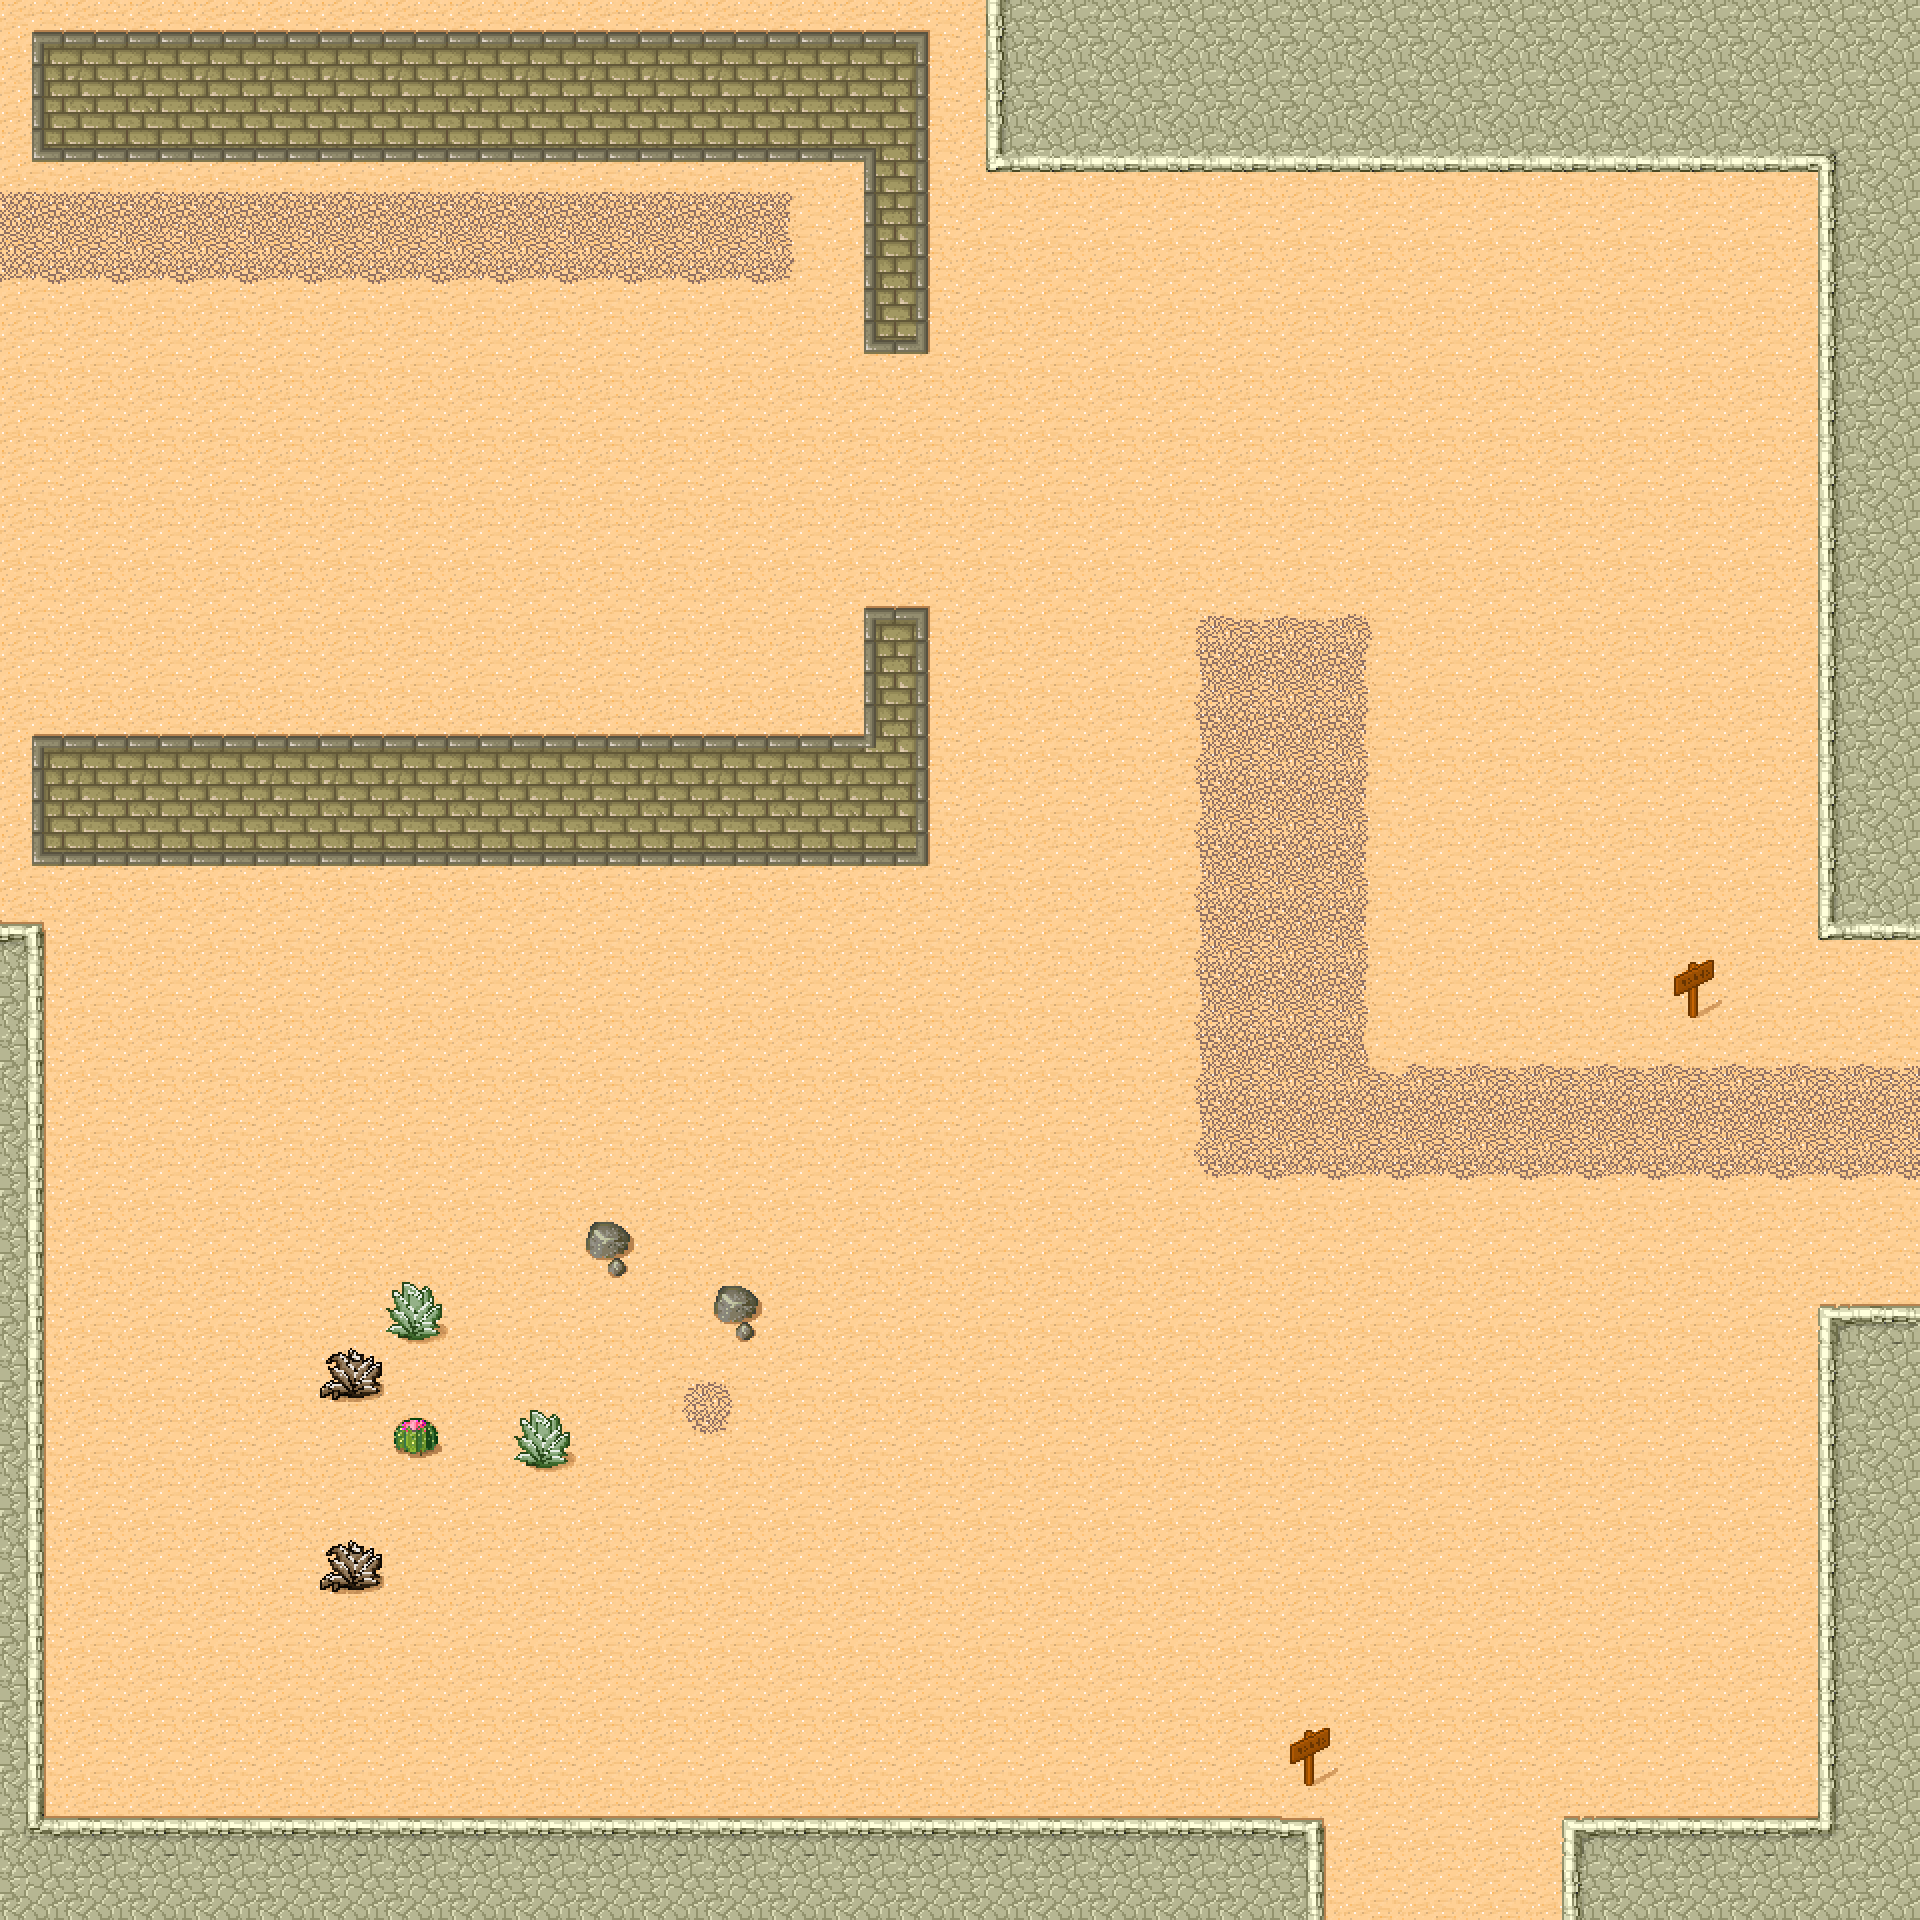

This is a level from a 2D game, rendered from its Tiled map with the project's own tilesets. A one-line summary and the map file follow, with tile-layer data summarised:
An orthogonal 30x30 tile map with 64x64 px tiles, 2 tile layers (Ground, Trees) and 22 objects.

<map version="1.10" tiledversion="2025.09.25" orientation="orthogonal" renderorder="right-down" width="30" height="30" tilewidth="64" tileheight="64" infinite="0" nextlayerid="6" nextobjectid="38">
 <editorsettings>
  <export target="area2.lua" format="lua" />
 </editorsettings>
 <tileset firstgid="1" name="tileset_area2" tilewidth="64" tileheight="64" spacing="2" margin="2" tilecount="48" columns="8">
  <image source="tileset_area2.png" trans="ff00ff" width="530" height="398" />
 </tileset>
 <layer id="1" name="Ground" width="30" height="30" locked="1">
  <data>[900 cells, 900 non-empty, 15 distinct tile ids]</data>
 </layer>
 <layer id="2" name="Trees" width="30" height="30" locked="1">
  <data>[900 cells, 255 non-empty, 23 distinct tile ids]</data>
 </layer>
 <objectgroup id="3" name="Walls">
  <object id="1" x="0" y="5.33333" width="960" height="186.667" />
  <object id="2" x="832" y="192" width="128" height="166.667" />
  <object id="3" x="0" y="768" width="960" height="128" />
  <object id="4" x="832" y="576" width="128" height="192" />
  <object id="5" x="576" y="1216" width="64" height="64" />
  <object id="6" x="704" y="1280" width="64" height="64" />
  <object id="7" x="384" y="1280" width="64" height="64" />
  <object id="8" x="320" y="1344" width="64" height="64" />
  <object id="9" x="384" y="1408" width="64" height="64" />
  <object id="10" x="512" y="1408" width="64" height="64" />
  <object id="11" x="320" y="1536" width="64" height="64" />
  <object id="24" x="1792" y="192" width="128" height="768" />
  <object id="25" x="1792" y="1280" width="128" height="640" />
  <object id="26" x="1536" y="1792" width="256" height="128" />
  <object id="27" x="0" y="1792" width="1344" height="128" />
  <object id="28" x="0" y="896" width="64" height="896" />
  <object id="37" x="960" y="0">
   <polygon points="0,0 0,192 64,256 256,256 320,192 704,192 768,256 832,256 832,192 960,192 960,0" />
  </object>
 </objectgroup>
 <objectgroup id="4" name="Portals" locked="1">
  <object id="29" x="0" y="192" width="64" height="512">
   <properties>
    <property name="spawn_x" type="float" value="400" />
    <property name="spawn_y" type="float" value="400" />
    <property name="target_map" value="assets/maps/level1/area1.lua" />
    <property name="type" value="portal" />
   </properties>
  </object>
  <object id="32" x="1344" y="1856" width="192" height="64">
   <properties>
    <property name="spawn_x" type="float" value="400" />
    <property name="spawn_y" type="float" value="400" />
    <property name="target_map" value="assets/maps/level1/area1.lua" />
    <property name="type" value="gameclear" />
   </properties>
  </object>
  <object id="33" x="1856" y="960" width="64" height="320">
   <properties>
    <property name="spawn_x" type="float" value="400" />
    <property name="spawn_y" type="float" value="400" />
    <property name="target_map" value="assets/maps/level1/area1.lua" />
    <property name="type" value="gameclear" />
   </properties>
  </object>
 </objectgroup>
 <objectgroup id="5" name="SavePoints">
  <object id="35" x="1664" y="960" width="64" height="64">
   <properties>
    <property name="id" value="save2-1" />
    <property name="type" value="savepoint" />
   </properties>
  </object>
  <object id="36" x="1280" y="1728" width="64" height="64">
   <properties>
    <property name="id" value="save2-2" />
    <property name="type" value="savepoint" />
   </properties>
  </object>
 </objectgroup>
</map>
